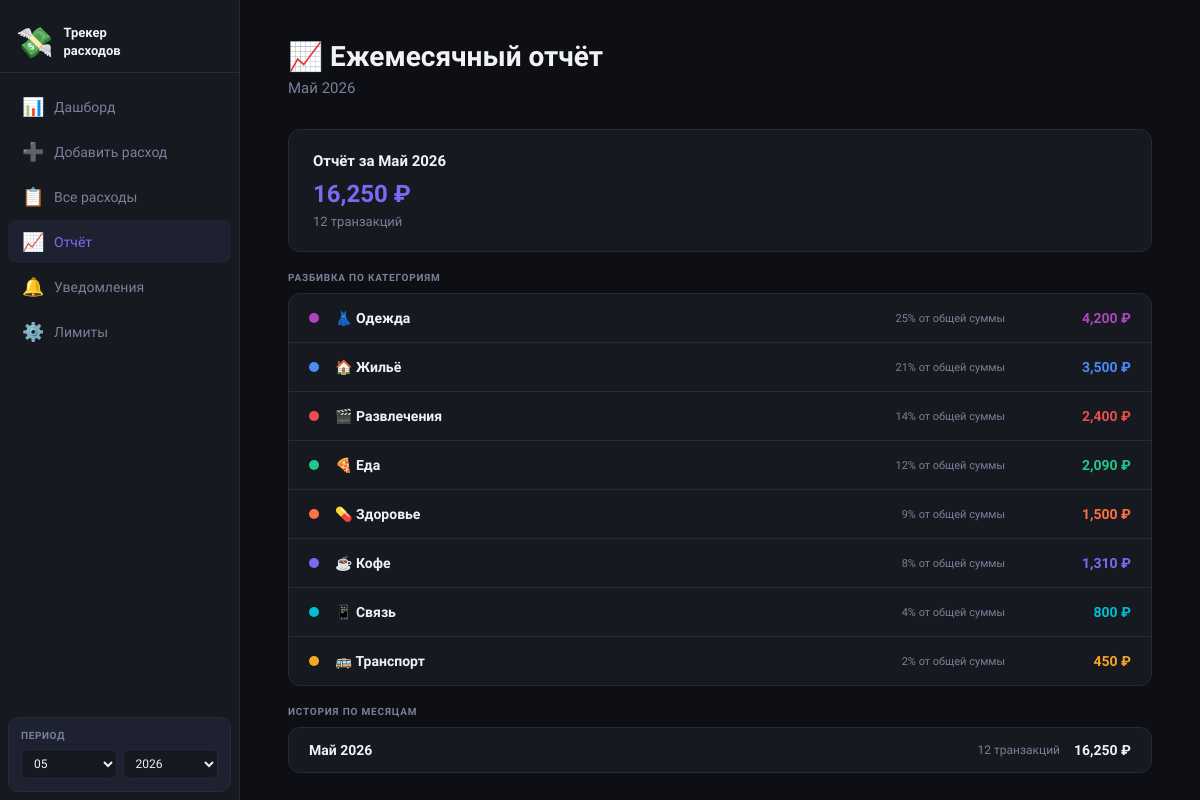
Screenshot of /report with the database file from the repository.
### tables this page shows
CREATE TABLE categories (
        id    INTEGER PRIMARY KEY AUTOINCREMENT,
        name  TEXT NOT NULL UNIQUE,
        color TEXT NOT NULL DEFAULT '#888888'
    );

### app.py (the view)
@app.route("/report")
def report():
    today = datetime.date.today()
    year  = int(request.args.get("year",  today.year))
    month = int(request.args.get("month", today.month))
    total = get_monthly_total(year, month)
    cats  = get_category_totals(year, month)
    limits = get_limits()
    history = get_monthly_history()
    expenses_count = len(get_month_expenses(year, month))
    return render_template("report.html",
        year=year, month=month, month_name=MONTHS_RU[month],
        total=total, cats=cats, limits=limits,
        expenses_count=expenses_count, history=history,
        months_ru=MONTHS_RU)

### app.py (called while the page is built)
def get_db():
    return sqlite3.connect(DB_FILE)

def get_month_expenses(year, month):
    prefix = f"{year}-{month:02d}"
    with get_db() as conn:
        return conn.execute("""
            SELECT e.id, e.amount, c.name, c.color, e.description, e.date
            FROM expenses e JOIN categories c ON c.id = e.category_id
            WHERE e.date LIKE ? ORDER BY e.date DESC, e.id DESC
        """, (prefix+"%",)).fetchall()

def get_category_totals(year, month):
    prefix = f"{year}-{month:02d}"
    with get_db() as conn:
        return conn.execute("""
            SELECT c.name, c.color, SUM(e.amount) as total
            FROM expenses e JOIN categories c ON c.id = e.category_id
            WHERE e.date LIKE ? GROUP BY c.id ORDER BY total DESC
        """, (prefix+"%",)).fetchall()

def get_monthly_total(year, month):
    prefix = f"{year}-{month:02d}"
    with get_db() as conn:
        return conn.execute("SELECT COALESCE(SUM(amount),0) FROM expenses WHERE date LIKE ?",
                            (prefix+"%",)).fetchone()[0]

def get_limits():
    with get_db() as conn:
        return dict(conn.execute(
            "SELECT c.name, l.monthly_lim FROM limits l JOIN categories c ON c.id=l.category_id"
        ).fetchall())

def get_monthly_history():
    with get_db() as conn:
        return conn.execute("""
            SELECT strftime('%Y-%m', date) as month, SUM(amount), COUNT(*)
            FROM expenses GROUP BY month ORDER BY month DESC LIMIT 6
        """).fetchall()

### templates/report.html
{% extends "base.html" %}
{% set page = "report" %}
{% block content %}
<h1 class="page-title">📈 Ежемесячный отчёт</h1>
<p class="page-sub">{{ month_name }} {{ year }}</p>
<div class="card" style="padding:22px 24px; margin-bottom: 20px;">
  <div style="font-size:15px;font-weight:600;margin-bottom:10px;">Отчёт за {{ month_name }} {{ year }}</div>
  <div style="font-size:24px;font-family:'Unbounded',sans-serif;font-weight:700;color:var(--accent);margin-bottom:6px;">
    {{ '{:,.0f}'.format(total) }} ₽
  </div>
  <div style="color:var(--text2);font-size:13px;">{{ expenses_count }} транзакций</div>
</div>
{% if cats %}
<p class="section-label">РАЗБИВКА ПО КАТЕГОРИЯМ</p>
<div class="card">
{% for name, color, amount in cats %}
{% set lim = limits.get(name, 5000) %}
{% set pct_total = (amount / total * 100)|int if total else 0 %}
<div class="cat-row">
  <div style="width:10px;height:10px;border-radius:50%;background:{{ color }};flex-shrink:0;"></div>
  <div class="cat-name">{{ name }}</div>
  <div style="font-size:11px;color:var(--text2);min-width:100px;">{{ pct_total }}% от общей суммы</div>
  <div class="cat-amount" style="color:{{ color }}">{{ '{:,.0f}'.format(amount) }} ₽</div>
</div>
{% endfor %}
</div>
{% endif %}
{% if history %}
<p class="section-label">ИСТОРИЯ ПО МЕСЯЦАМ</p>
<div class="card">
{% for mstr, htotal, hcount in history %}
{% set parts = mstr.split('-') %}
<div class="hist-row">
  <div class="hist-month">{{ months_ru[parts[1]|int] }} {{ parts[0] }}</div>
  <div class="hist-count">{{ hcount }} транзакций</div>
  <div class="hist-amount">{{ '{:,.0f}'.format(htotal) }} ₽</div>
</div>
{% endfor %}
</div>
{% endif %}
{% endblock %}

### templates/base.html (style rules this page uses)
:root { --bg: #0D0F14; --surface: #161920; --surface2: #1E2230; --border: #262B3A; --text: #F0F2F8; --text2: #7A8099; --accent: #7C6AF5; --green: #22C88A; --yellow: #F5A623; --red: #E84E4E; --sidebar: 240px; }
*, *::before, *::after { box-sizing: border-box; margin: 0; padding: 0; }
html, body { height: 100%; }
body { font-family: 'Golos Text', sans-serif; background: var(--bg); color: var(--text); display: flex; min-height: 100vh; }
.page-title { font-family: 'Unbounded', sans-serif; font-size: 28px; font-weight: 700; }
.page-sub { color: var(--text2); font-size: 15px; margin-bottom: 32px; margin-top: 6px; }
.card { background: var(--surface); border: 1px solid var(--border); border-radius: 12px; overflow: hidden; margin-bottom: 8px; }
.section-label { font-size: 10px; font-weight: 700; color: var(--text2); letter-spacing: .08em; margin: 20px 0 10px; }
.cat-row { display: flex; align-items: center; gap: 16px; padding: 16px 20px; border-bottom: 1px solid var(--border); }
.cat-row:last-child { border-bottom: none; }
.cat-name { flex: 1; font-size: 14px; font-weight: 600; }
.cat-amount { font-family: 'Unbounded', sans-serif; font-size: 14px; font-weight: 600; min-width: 110px; text-align: right; }
.hist-row { display: flex; align-items: center; gap: 14px; padding: 14px 20px; border-bottom: 1px solid var(--border); }
.hist-row:last-child { border-bottom: none; }
.hist-month { flex: 1; font-size: 14px; font-weight: 600; }
.hist-count { font-size: 12px; color: var(--text2); }
.hist-amount { font-family: 'Unbounded', sans-serif; font-size: 14px; font-weight: 600; }

### rows the page displays
categories: name "👗 Одежда", pct_total "25", amount "4,200"
categories: name "🏠 Жильё", pct_total "21", amount "3,500"
categories: name "🎬 Развлечения", pct_total "14", amount "2,400"
categories: name "🍕 Еда", pct_total "12", amount "2,090"
categories: name "💊 Здоровье", pct_total "9", amount "1,500"
categories: name "☕ Кофе", pct_total "8", amount "1,310"
categories: name "📱 Связь", pct_total "4", amount "800"
categories: name "🚌 Транспорт", pct_total "2", amount "450"

### other values shown
{{ month_name }} "Май"
{{ year }} "2026"
{{ '{:,.0f}'.format(total) }} "16,250"
{{ expenses_count }} "12"
{{ months_ru[parts[1]|int] }} "Май"
{{ parts[0] }} "2026"
{{ hcount }} "12"
{{ '{:,.0f}'.format(htotal) }} "16,250"
form field value "05"
form field value "2026"
